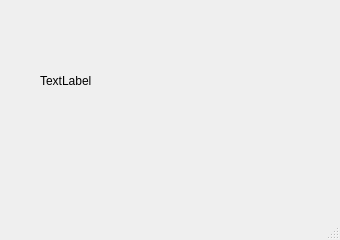
<?xml version="1.0" encoding="UTF-8"?>
<ui version="4.0">
 <class>MyWindowWithImage</class>
 <widget class="QMainWindow" name="MyWindowWithImage">
  <property name="enabled">
   <bool>true</bool>
  </property>
  <property name="geometry">
   <rect>
    <x>0</x>
    <y>0</y>
    <width>340</width>
    <height>240</height>
   </rect>
  </property>
  <property name="minimumSize">
   <size>
    <width>340</width>
    <height>240</height>
   </size>
  </property>
  <property name="maximumSize">
   <size>
    <width>340</width>
    <height>240</height>
   </size>
  </property>
  <property name="windowTitle">
   <string>My Window With Image</string>
  </property>
  <widget class="QWidget" name="centralwidget">
   <widget class="QLabel" name="lbl_pixmap">
    <property name="geometry">
     <rect>
      <x>40</x>
      <y>30</y>
      <width>251</width>
      <height>101</height>
     </rect>
    </property>
    <property name="text">
     <string>TextLabel</string>
    </property>
   </widget>
  </widget>
  <widget class="QMenuBar" name="menubar">
   <property name="geometry">
    <rect>
     <x>0</x>
     <y>0</y>
     <width>340</width>
     <height>26</height>
    </rect>
   </property>
  </widget>
  <widget class="QStatusBar" name="statusbar"/>
 </widget>
 <resources/>
 <connections/>
</ui>
